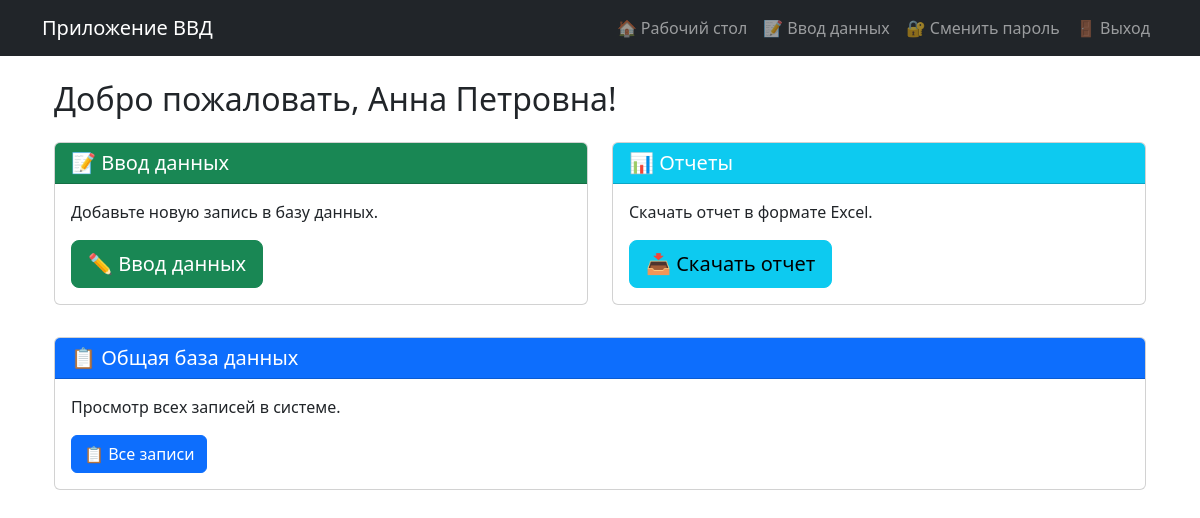
Before: /dashboard (signed in) with the older database file.
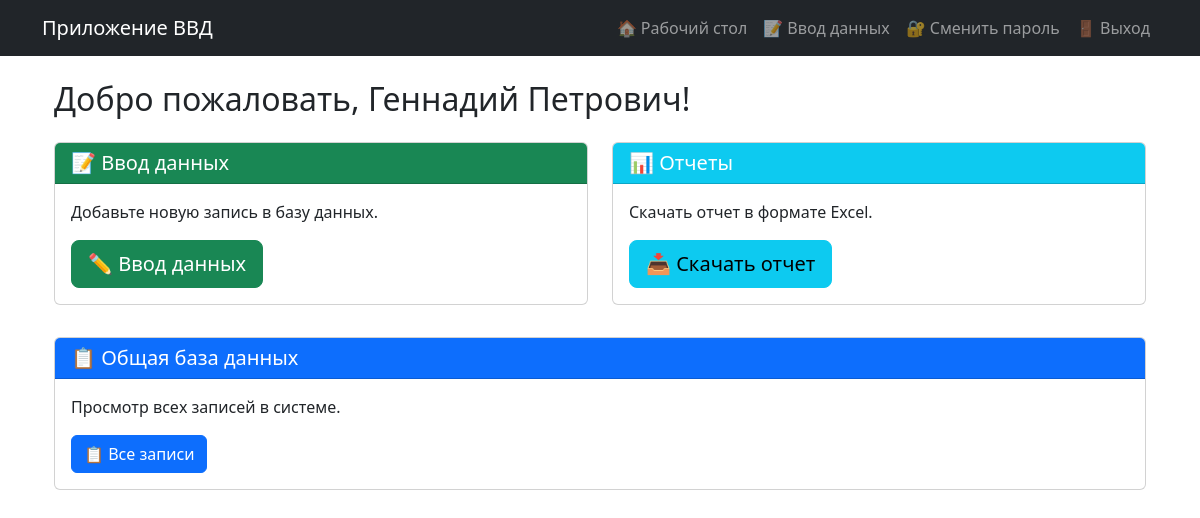
After: the same page with the newer database file.
### models.py (models this page shows, shortened)
class User(UserMixin, db.Model):
    __tablename__ = 'users'  # Явно указываем имя таблицы Алиса
    __table_args__ = {'extend_existing': True}  # Добавлено!
    id = db.Column(db.Integer, primary_key=True)
    username = db.Column(db.String(80), unique=True, nullable=False)
    password = db.Column(db.String(200), nullable=False)
    full_name = db.Column(db.String(100))
    role = db.Column(db.String(20), default='user')
    entries = db.relationship('PersonData', backref='author', lazy=True, cascade='all, delete-orphan')
    def is_admin(self):
        return self.role == 'admin'

### app.py (the view)
@app.route('/dashboard')
@login_required
def dashboard():
    return render_template('dashboard.html', name=current_user.full_name)

### app.py (called while the page is built)
@login_manager.user_loader
def load_user(user_id):
    return User.query.get(int(user_id))

### templates/dashboard.html (shortened to what this page needs)
{% extends "base.html" %}
{% block content %}
<div class="container">
    <h2 class="mb-4">Добро пожаловать, {{ name }}!</h2>
    <div class="row">
        <div class="col-md-6 mb-4">
            <div class="card">
                <div class="card-header bg-success text-white">
                    <h5 class="mb-0">📝 Ввод данных</h5>
                </div>
                <div class="card-body">
                    <p class="card-text">Добавьте новую запись в базу данных.</p>
                    <a href="{{ url_for('input_data') }}" class="btn btn-success btn-lg">✏️ Ввод данных</a>
                </div>
            </div>
        </div>
        <div class="col-md-6 mb-4">
            <div class="card">
                <div class="card-header bg-info text-white">
                    <h5 class="mb-0">📊 Отчеты</h5>
                </div>
                <div class="card-body">
                    <p class="card-text">Скачать отчет в формате Excel.</p>
                    <a href="{{ url_for('generate_simple_report') }}" class="btn btn-info btn-lg">📥 Скачать отчет</a>
                </div>
            </div>
        </div>
    </div>
    <div class="row mt-2">
        <div class="col-12">
            <div class="card">
                <div class="card-header bg-primary text-white">
                    <h5 class="mb-0">📋 Общая база данных</h5>
                </div>
                <div class="card-body">
                    <p class="card-text">Просмотр всех записей в системе.</p>
                    <a href="{{ url_for('all_records') }}" class="btn btn-primary">📋 Все записи</a>
                </div>
            </div>
        </div>
    </div>
</div>
{% endblock %}

Changed rows visible on the page:
changed User: full_name "Анна Петровна" → "Геннадий Петрович"
